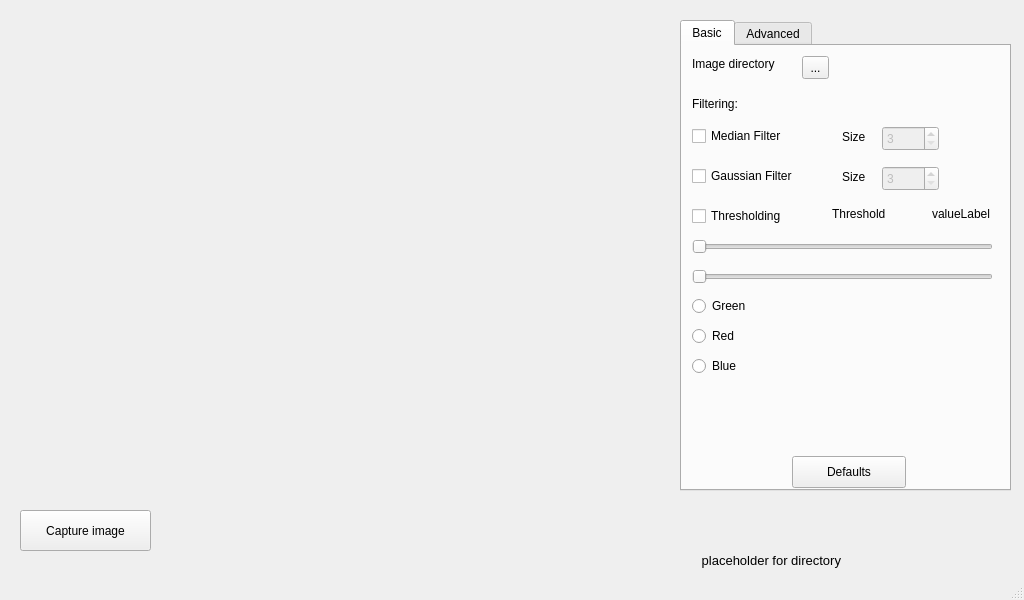
<?xml version="1.0" encoding="UTF-8"?>
<ui version="4.0">
 <class>MainWindow</class>
 <widget class="QMainWindow" name="MainWindow">
  <property name="geometry">
   <rect>
    <x>0</x>
    <y>0</y>
    <width>1024</width>
    <height>600</height>
   </rect>
  </property>
  <property name="windowTitle">
   <string>MainWindow</string>
  </property>
  <widget class="QWidget" name="centralwidget">
   <widget class="QWidget" name="cvwidget" native="true">
    <property name="geometry">
     <rect>
      <x>20</x>
      <y>20</y>
      <width>640</width>
      <height>480</height>
     </rect>
    </property>
   </widget>
   <widget class="QTabWidget" name="tabWidget">
    <property name="geometry">
     <rect>
      <x>680</x>
      <y>20</y>
      <width>331</width>
      <height>471</height>
     </rect>
    </property>
    <property name="tabPosition">
     <enum>QTabWidget::North</enum>
    </property>
    <property name="tabShape">
     <enum>QTabWidget::Rounded</enum>
    </property>
    <property name="currentIndex">
     <number>0</number>
    </property>
    <widget class="QWidget" name="tab">
     <attribute name="title">
      <string>Basic</string>
     </attribute>
     <widget class="QLabel" name="label">
      <property name="geometry">
       <rect>
        <x>10</x>
        <y>10</y>
        <width>99</width>
        <height>16</height>
       </rect>
      </property>
      <property name="text">
       <string>Image directory</string>
      </property>
     </widget>
     <widget class="QToolButton" name="toolButton">
      <property name="geometry">
       <rect>
        <x>120</x>
        <y>10</y>
        <width>27</width>
        <height>23</height>
       </rect>
      </property>
      <property name="text">
       <string>...</string>
      </property>
      <property name="autoRaise">
       <bool>false</bool>
      </property>
      <property name="arrowType">
       <enum>Qt::NoArrow</enum>
      </property>
     </widget>
     <widget class="QPushButton" name="pushButton_2">
      <property name="geometry">
       <rect>
        <x>110</x>
        <y>410</y>
        <width>114</width>
        <height>32</height>
       </rect>
      </property>
      <property name="text">
       <string>Defaults</string>
      </property>
     </widget>
     <widget class="QLabel" name="label_2">
      <property name="geometry">
       <rect>
        <x>10</x>
        <y>50</y>
        <width>62</width>
        <height>16</height>
       </rect>
      </property>
      <property name="text">
       <string>Filtering:</string>
      </property>
     </widget>
     <widget class="QCheckBox" name="medianCheck">
      <property name="geometry">
       <rect>
        <x>10</x>
        <y>80</y>
        <width>191</width>
        <height>20</height>
       </rect>
      </property>
      <property name="text">
       <string>Median Filter</string>
      </property>
      <property name="checked">
       <bool>false</bool>
      </property>
     </widget>
     <widget class="QLabel" name="label_6">
      <property name="geometry">
       <rect>
        <x>160</x>
        <y>80</y>
        <width>31</width>
        <height>21</height>
       </rect>
      </property>
      <property name="text">
       <string>Size</string>
      </property>
     </widget>
     <widget class="QSpinBox" name="medianSizeSpin">
      <property name="enabled">
       <bool>false</bool>
      </property>
      <property name="geometry">
       <rect>
        <x>200</x>
        <y>80</y>
        <width>57</width>
        <height>25</height>
       </rect>
      </property>
      <property name="minimum">
       <number>3</number>
      </property>
      <property name="singleStep">
       <number>2</number>
      </property>
     </widget>
     <widget class="QCheckBox" name="gaussCheck">
      <property name="geometry">
       <rect>
        <x>10</x>
        <y>120</y>
        <width>151</width>
        <height>20</height>
       </rect>
      </property>
      <property name="text">
       <string>Gaussian Filter</string>
      </property>
     </widget>
     <widget class="QSpinBox" name="gaussSizeSpin">
      <property name="enabled">
       <bool>false</bool>
      </property>
      <property name="geometry">
       <rect>
        <x>200</x>
        <y>120</y>
        <width>57</width>
        <height>25</height>
       </rect>
      </property>
      <property name="minimum">
       <number>3</number>
      </property>
      <property name="singleStep">
       <number>2</number>
      </property>
     </widget>
     <widget class="QLabel" name="label_7">
      <property name="geometry">
       <rect>
        <x>160</x>
        <y>120</y>
        <width>31</width>
        <height>21</height>
       </rect>
      </property>
      <property name="text">
       <string>Size</string>
      </property>
     </widget>
     <widget class="QCheckBox" name="thresholdCheck">
      <property name="geometry">
       <rect>
        <x>10</x>
        <y>160</y>
        <width>151</width>
        <height>20</height>
       </rect>
      </property>
      <property name="text">
       <string>Thresholding</string>
      </property>
     </widget>
     <widget class="QSlider" name="thresholdSlider">
      <property name="geometry">
       <rect>
        <x>10</x>
        <y>190</y>
        <width>301</width>
        <height>22</height>
       </rect>
      </property>
      <property name="maximum">
       <number>255</number>
      </property>
      <property name="orientation">
       <enum>Qt::Horizontal</enum>
      </property>
      <property name="invertedAppearance">
       <bool>false</bool>
      </property>
     </widget>
     <widget class="QSlider" name="valueSlider">
      <property name="geometry">
       <rect>
        <x>10</x>
        <y>220</y>
        <width>301</width>
        <height>22</height>
       </rect>
      </property>
      <property name="maximum">
       <number>255</number>
      </property>
      <property name="orientation">
       <enum>Qt::Horizontal</enum>
      </property>
      <property name="invertedAppearance">
       <bool>false</bool>
      </property>
      <property name="invertedControls">
       <bool>false</bool>
      </property>
     </widget>
     <widget class="QLabel" name="thresholdLabel">
      <property name="geometry">
       <rect>
        <x>150</x>
        <y>160</y>
        <width>62</width>
        <height>16</height>
       </rect>
      </property>
      <property name="text">
       <string>Threshold</string>
      </property>
     </widget>
     <widget class="QLabel" name="valueLabel">
      <property name="geometry">
       <rect>
        <x>250</x>
        <y>160</y>
        <width>62</width>
        <height>16</height>
       </rect>
      </property>
      <property name="text">
       <string>valueLabel</string>
      </property>
     </widget>
     <widget class="QRadioButton" name="greenRadio">
      <property name="geometry">
       <rect>
        <x>10</x>
        <y>250</y>
        <width>102</width>
        <height>20</height>
       </rect>
      </property>
      <property name="text">
       <string>Green</string>
      </property>
     </widget>
     <widget class="QRadioButton" name="blueRadio">
      <property name="geometry">
       <rect>
        <x>10</x>
        <y>310</y>
        <width>102</width>
        <height>20</height>
       </rect>
      </property>
      <property name="text">
       <string>Blue</string>
      </property>
     </widget>
     <widget class="QRadioButton" name="redRadio">
      <property name="geometry">
       <rect>
        <x>10</x>
        <y>280</y>
        <width>102</width>
        <height>20</height>
       </rect>
      </property>
      <property name="text">
       <string>Red</string>
      </property>
     </widget>
    </widget>
    <widget class="QWidget" name="tab_2">
     <attribute name="title">
      <string>Advanced</string>
     </attribute>
     <widget class="QLabel" name="label_3">
      <property name="geometry">
       <rect>
        <x>10</x>
        <y>10</y>
        <width>151</width>
        <height>16</height>
       </rect>
      </property>
      <property name="text">
       <string>Frame Averaging:</string>
      </property>
     </widget>
     <widget class="QSpinBox" name="frameSpin">
      <property name="geometry">
       <rect>
        <x>160</x>
        <y>10</y>
        <width>57</width>
        <height>25</height>
       </rect>
      </property>
      <property name="minimum">
       <number>1</number>
      </property>
      <property name="maximum">
       <number>5</number>
      </property>
      <property name="value">
       <number>1</number>
      </property>
     </widget>
     <widget class="QLabel" name="label_4">
      <property name="geometry">
       <rect>
        <x>240</x>
        <y>10</y>
        <width>62</width>
        <height>16</height>
       </rect>
      </property>
      <property name="text">
       <string>Frames</string>
      </property>
     </widget>
    </widget>
   </widget>
   <widget class="QLabel" name="fileDirectory">
    <property name="geometry">
     <rect>
      <x>30</x>
      <y>550</y>
      <width>811</width>
      <height>21</height>
     </rect>
    </property>
    <property name="font">
     <font>
      <pointsize>10</pointsize>
     </font>
    </property>
    <property name="text">
     <string>placeholder for directory</string>
    </property>
    <property name="scaledContents">
     <bool>true</bool>
    </property>
    <property name="alignment">
     <set>Qt::AlignRight|Qt::AlignTrailing|Qt::AlignVCenter</set>
    </property>
    <property name="wordWrap">
     <bool>true</bool>
    </property>
   </widget>
   <widget class="QPushButton" name="pushButton">
    <property name="geometry">
     <rect>
      <x>20</x>
      <y>510</y>
      <width>131</width>
      <height>41</height>
     </rect>
    </property>
    <property name="text">
     <string>Capture image</string>
    </property>
   </widget>
  </widget>
  <widget class="QStatusBar" name="statusbar"/>
 </widget>
 <resources/>
 <connections/>
</ui>
